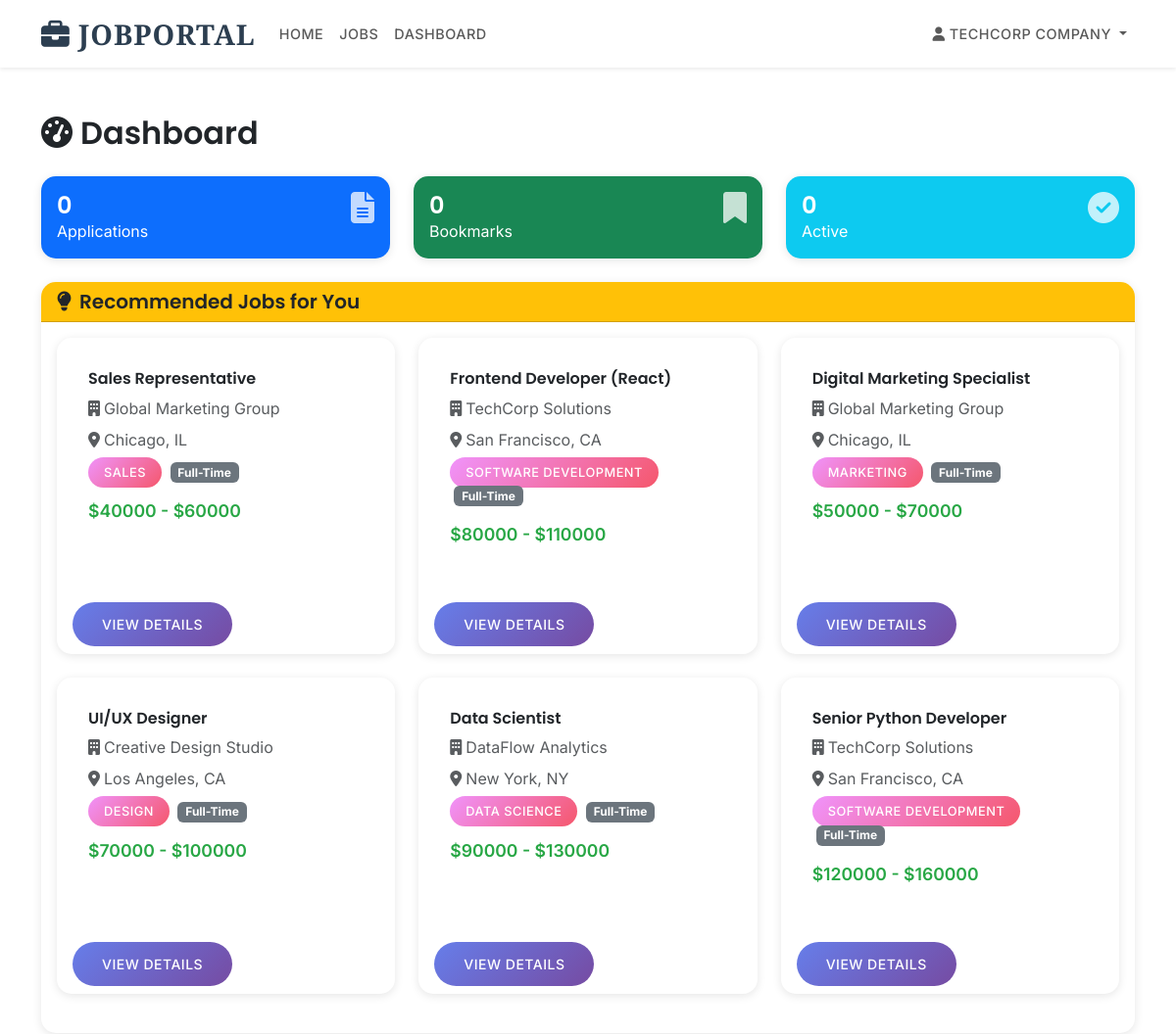
Page /dashboard/ (signed in, upper part) on the earlier database version.
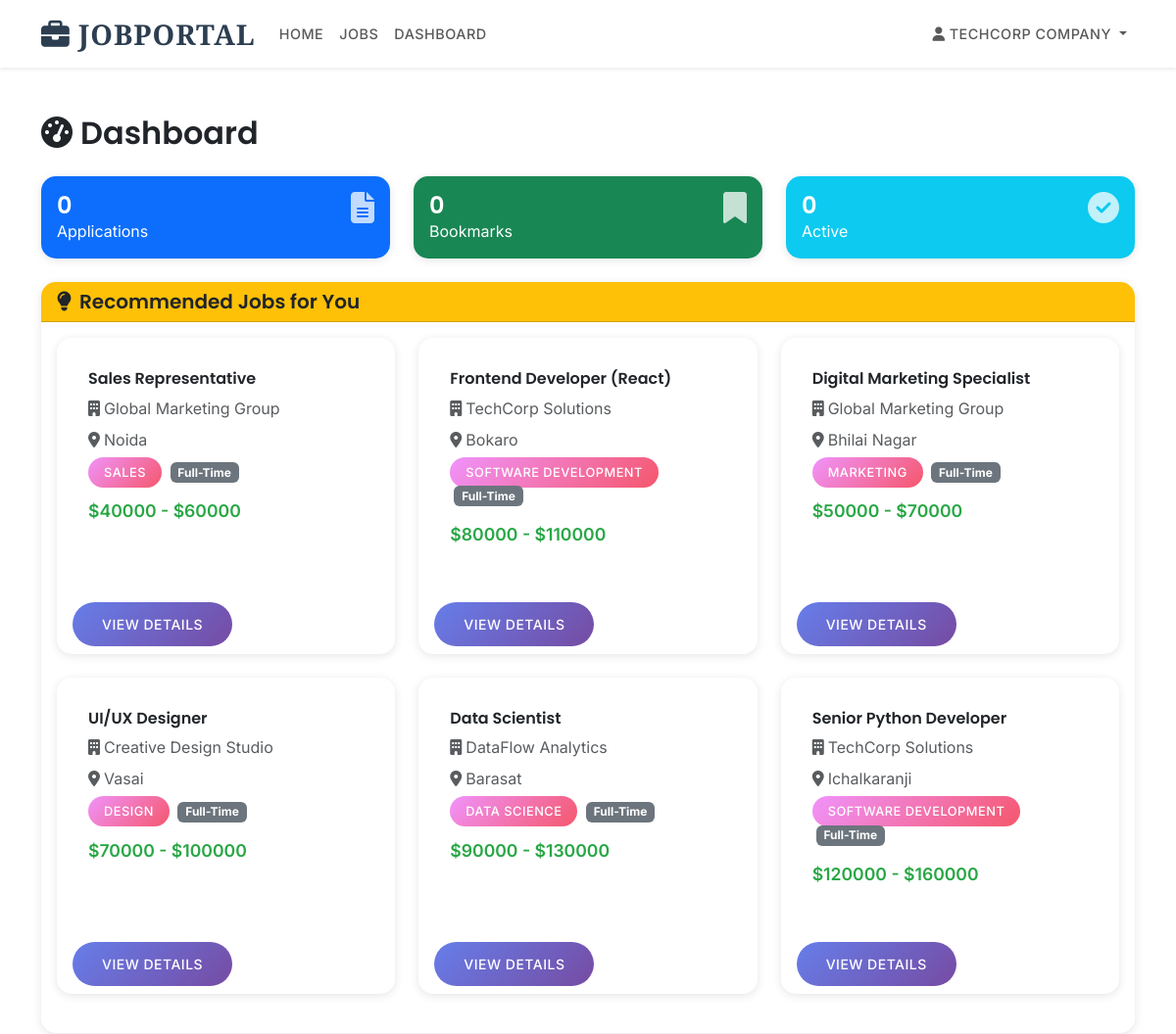
Same page on the later database version.
### jobportal/models.py (models this page shows, shortened)
class Job(models.Model):
    EMPLOYMENT_TYPE_CHOICES = [
        ('full-time', 'Full Time'),
        ('part-time', 'Part Time'),
        ('contract', 'Contract'),
        ('internship', 'Internship'),
        ('freelance', 'Freelance'),
    ]
    EXPERIENCE_LEVEL_CHOICES = [
        ('freshers', 'Freshers'),
        ('entry', 'Entry Level'),
        ('mid', 'Mid Level'),
        ('experienced', 'Experienced'),
        ('senior', 'Senior Level'),
        ('executive', 'Executive'),
    ]
    title = models.CharField(max_length=200)
    company = models.ForeignKey(Company, on_delete=models.CASCADE, related_name='jobs')
    category = models.ForeignKey(Category, on_delete=models.CASCADE, related_name='jobs')
    description = models.TextField()
    requirements = models.TextField()
    responsibilities = models.TextField()
    location = models.CharField(max_length=200)
    employment_type = models.CharField(max_length=20, choices=EMPLOYMENT_TYPE_CHOICES)
    experience_level = models.CharField(max_length=20, choices=EXPERIENCE_LEVEL_CHOICES)
    salary_min = models.DecimalField(max_digits=10, decimal_places=2, blank=True, null=True)
    salary_max = models.DecimalField(max_digits=10, decimal_places=2, blank=True, null=True)
    is_remote = models.BooleanField(default=False)
    is_active = models.BooleanField(default=True)
    created_at = models.DateTimeField(auto_now_add=True)
    updated_at = models.DateTimeField(auto_now=True)
    deadline = models.DateField(blank=True, null=True)
    class Meta:
        ordering = ['-created_at']

class Company(models.Model):
    user = models.OneToOneField(settings.AUTH_USER_MODEL, on_delete=models.CASCADE, related_name='company_profile')
    name = models.CharField(max_length=255)
    description = models.TextField(blank=True)
    website = models.URLField(blank=True)
    logo = models.ImageField(upload_to='company_logos/', blank=True, null=True)
    location = models.CharField(max_length=200)
    industry = models.CharField(max_length=100)
    founded_year = models.IntegerField(blank=True, null=True)
    company_size = models.CharField(max_length=50, choices=[
        ('1-10', '1-10 employees'),
        ('11-50', '11-50 employees'),
        ('51-200', '51-200 employees'),
        ('201-500', '201-500 employees'),
        ('500+', '500+ employees'),
    ])
    created_at = models.DateTimeField(auto_now_add=True)
    updated_at = models.DateTimeField(auto_now=True)
    class Meta:
        verbose_name_plural = "Companies"

class Category(models.Model):
    name = models.CharField(max_length=100)
    description = models.TextField(blank=True)
    created_at = models.DateTimeField(auto_now_add=True)
    class Meta:
        verbose_name_plural = "Categories"

### jobportal/views.py (the view)
# urls.py: path('dashboard/', views.dashboard, name='dashboard'),
@login_required
def dashboard(request):
    if hasattr(request.user, 'company'):
        jobs = Job.objects.filter(company=request.user.company)
        applications = Application.objects.filter(job__company=request.user.company)
        context = {
            'jobs': jobs,
            'applications': applications,
            'is_company': True,
        }
        return render(request, 'jobportal/company_dashboard.html', context)
    else:
        applications = Application.objects.filter(applicant=request.user)
        bookmarks = JobBookmark.objects.filter(user=request.user)
        recommended_jobs = Job.objects.filter(is_active=True)
        profile = getattr(request.user, 'userprofile', None)
        if profile and profile.skills:
            skill_list = [s.strip().lower() for s in profile.skills.split(',') if s.strip()]
            skill_q = Q()
            for skill in skill_list:
                skill_q |= Q(requirements__icontains=skill) | Q(description__icontains=skill)
            recommended_jobs = recommended_jobs.filter(skill_q)
        applied_categories = applications.values_list('job__category', flat=True)
        if applied_categories:
            recommended_jobs = recommended_jobs | Job.objects.filter(category__in=applied_categories, is_active=True)
        recommended_jobs = recommended_jobs.exclude(applications__applicant=request.user).exclude(bookmarks__user=request.user).distinct()[:6]
        context = {
            'applications': applications,
            'bookmarks': bookmarks,
            'is_company': False,
            'recommended_jobs': recommended_jobs,
        }
        return render(request, 'jobportal/user_dashboard.html', context)

### templates/jobportal/user_dashboard.html (shortened to what this page needs)
{% extends 'base.html' %}
{% block content %}
<div class="container py-5">
    <div class="row">
        <div class="col-12">
            <h2 class="mb-4">
                <i class="fas fa-tachometer-alt me-2"></i>Dashboard
            </h2>
        </div>
    </div>
    <div class="row">
        <div class="col-md-4 mb-4">
            <div class="card bg-primary text-white">
                <div class="card-body">
                    <div class="d-flex justify-content-between">
                        <div>
                            <h4 class="mb-0">{{ applications.count }}</h4>
                            <p class="mb-0">Applications</p>
                        </div>
                        <i class="fas fa-file-alt fa-2x opacity-75"></i>
                    </div>
                </div>
            </div>
        </div>
        <div class="col-md-4 mb-4">
            <div class="card bg-success text-white">
                <div class="card-body">
                    <div class="d-flex justify-content-between">
                        <div>
                            <h4 class="mb-0">{{ bookmarks.count }}</h4>
                            <p class="mb-0">Bookmarks</p>
                        </div>
                        <i class="fas fa-bookmark fa-2x opacity-75"></i>
                    </div>
                </div>
            </div>
        </div>
        <div class="col-md-4 mb-4">
            <div class="card bg-info text-white">
                <div class="card-body">
                    <div class="d-flex justify-content-between">
                        <div>
                            <h4 class="mb-0">{{ applications|length }}</h4>
                            <p class="mb-0">Active</p>
                        </div>
                        <i class="fas fa-check-circle fa-2x opacity-75"></i>
                    </div>
                </div>
            </div>
        </div>
    </div>
    {% if recommended_jobs %}
    <div class="row mb-4">
        <div class="col-12">
            <div class="card">
                <div class="card-header bg-warning">
                    <h5 class="mb-0"><i class="fas fa-lightbulb me-2"></i>Recommended Jobs for You</h5>
                </div>
                <div class="card-body">
                    <div class="row">
                        {% for job in recommended_jobs %}
                        <div class="col-md-6 col-lg-4 mb-4">
                            <div class="card job-card h-100">
                                <div class="card-body">
                                    <h6 class="card-title">{{ job.title }}</h6>
                                    <p class="text-muted mb-2"><i class="fas fa-building me-1"></i>{{ job.company.name }}</p>
                                    <p class="text-muted mb-2"><i class="fas fa-map-marker-alt me-1"></i>{{ job.location }}</p>
                                    <div class="mb-3">
                                        <span class="category-badge">{{ job.category.name }}</span>
                                        <span class="badge bg-secondary ms-1">{{ job.employment_type|title }}</span>
                                    </div>
                                    {% if job.salary_min and job.salary_max %}
                                    <p class="salary-text mb-3">
                                        ${{ job.salary_min|floatformat:0 }} - ${{ job.salary_max|floatformat:0 }}
                                    </p>
                                    {% endif %}
                                </div>
                                <div class="card-footer bg-transparent border-0">
                                    <a href="{% url 'job_detail' job.id %}" class="btn btn-primary btn-sm">View Details</a>
                                </div>
                            </div>
                        </div>
                        {% endfor %}
                    </div>
                </div>
            </div>
        </div>
    </div>
    {% endif %}
</div>
{% endblock %}

Differences in the rows shown:
changed Job "Sales Representative": location "Chicago, IL" → "Noida"
changed Job "Frontend Developer (React)": location "San Francisco, CA" → "Bokaro"
changed Job "Digital Marketing Specialist": location "Chicago, IL" → "Bhilai Nagar"
changed Job "UI/UX Designer": location "Los Angeles, CA" → "Vasai"
changed Job "Data Scientist": location "New York, NY" → "Barasat"
changed Job "Senior Python Developer": location "San Francisco, CA" → "Ichalkaranji"
